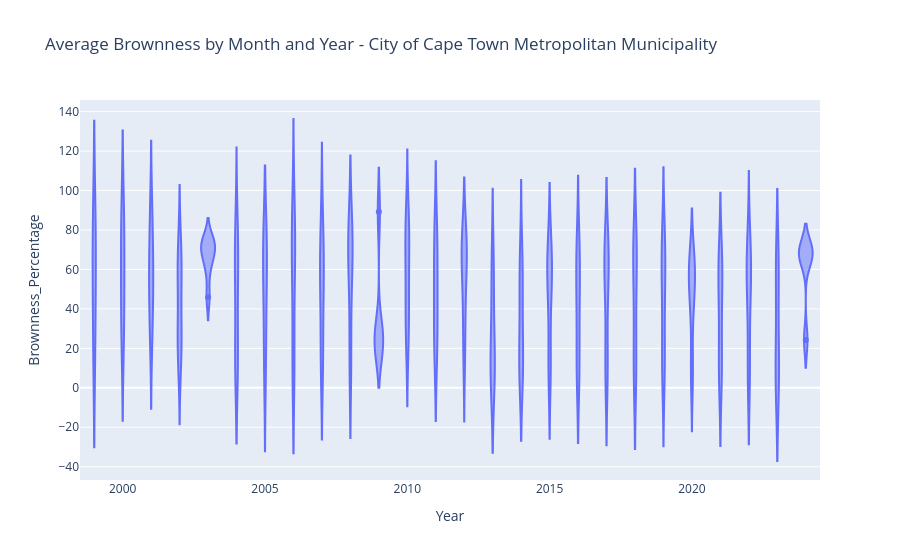

The notebook cell this image was saved under:
### Code cell
brown_violin_plot(region)

### Figure 1 — Plotly figure (JSON) as saved in the notebook; plotly's stock layout.template omitted (floating-point values rounded to 4 significant figures; data arrays with more than 128 entries replaced by an {"elided": "..."} marker saying what was removed)
{"data": [{"alignmentgroup": "True", "box": {"visible": false}, "hovertemplate": "Year=%{x}<br>Brownness_Percentage=%{y}<extra></extra>", "legendgroup": "", "marker": {"color": "#636efa"}, "name": "", "offsetgroup": "", "orientation": "v", "scalegroup": "True", "showlegend": false, "type": "violin", "x": {"elided": "230 int values"}, "x0": " ", "xaxis": "x", "y": {"elided": "230 float values"}, "y0": " ", "yaxis": "y"}], "layout": {"legend": {"tracegroupgap": 0}, "title": {"text": "Average Brownness by Month and Year - City of Cape Town Metropolitan Municipality"}, "violinmode": "group", "xaxis": {"anchor": "y", "domain": [0, 1], "title": {"text": "Year"}}, "yaxis": {"anchor": "x", "domain": [0, 1], "title": {"text": "Brownness_Percentage"}}}}
